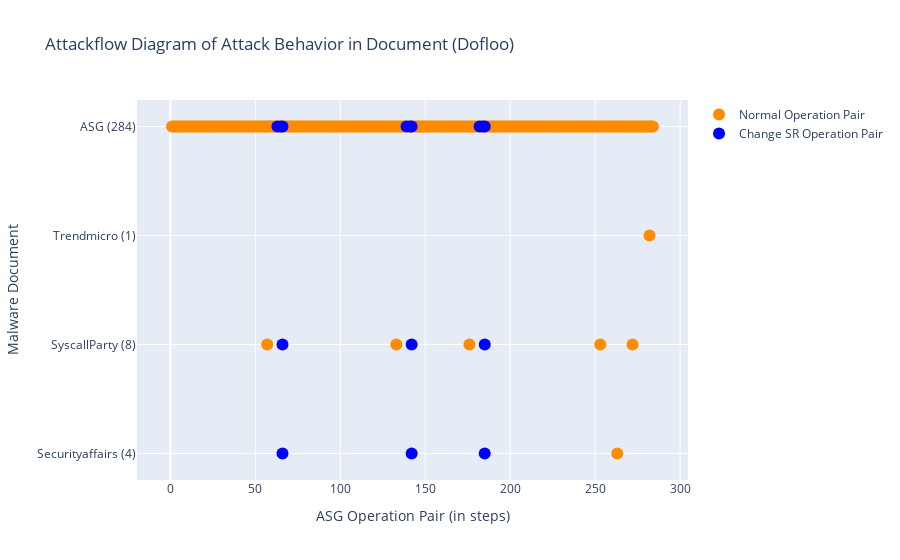

Notebook source saved alongside this figure:
### Markdown cell above
### Run Script: draw Lifecycle diagram
- 兩個 traces (legend) 一般的 OP 和 ChangeSys OP。分兩個顏色，不重疊。
- x: [a,a,a,a,b,b,b,c,c,c] 不同 report 的 step 可以放同一個 list，因為屬於同個 trace。

### Code cell
# import plotly.express as px
import plotly
import plotly.graph_objects as go

def symmetric_difference(list1: list, list2: list) -> list:
    ''' return list1 - list2. '''
    s = set(list2)
    temp3 = [x for x in list1 if x not in s]
    return temp3

def draw_lifecycle(fset:FamilySet):
    familname = fset.familyname
    # reportnames = [rem.reportname for rem in fset.rem_lst if len(rem.match_regex)]

    fig = go.Figure()
    x, y = [], []
    x_sys, y_sys = [], []
    for i, rem in enumerate(fset.rem_lst):
        if len(rem.ASGstep_order_index) == 0:
            continue

        numOfDot = len(rem.ASGstep_order_index)
        reportname = rem.reportname
        reportname = rem.reportname.split('.')[0]
        reportname = reportname.split('-')[1]
        if reportname == 'Ms':
            reportname = 'Microsoft'
        reportname += f' ({numOfDot})'
        x_sys.extend(rem.SysASGstep_order_index) # 改變系統設定檔的 OP (這個變數有問題!!!)
        y_sys.extend([reportname] * len(rem.SysASGstep_order_index))
        current_x_normal = symmetric_difference(rem.ASGstep_order_index, rem.SysASGstep_order_index) # 一般的/其餘的 OP
        # print(reportname, 'numOfDot', numOfDot, 'rem.ASGstep_order_index', rem.ASGstep_order_index)
        # print('x_normal', current_x_normal, 'x_sys', rem.SysASGstep_order_index)
        x.extend(current_x_normal)
        y.extend([reportname] * len(current_x_normal))
        pass
    # todo: add baseline's lifecycle
    num_allstep = len(set(fset.sample.step_list))
    rowname = f'ASG ({num_allstep})'
    current_x_system = fset.sample.ASGstep_sysOnly_ordered_index # fset.sample.OPset_sysOnly_ordered_index
    current_x_normal = symmetric_difference(list(range(num_allstep)), current_x_system) # all steps - sysobj steps
    # print(sorted(current_x_system)) # 只能放UPDATE的，OPEN/READ不能喔
    x_sys.extend(current_x_system)
    y_sys.extend([rowname] * len(current_x_system)) 
    x.extend(current_x_normal)
    y.extend([rowname] * len(current_x_normal))
    # print(rowname, len(fset.sample.OPset), len(current_x_system), len(current_x_normal))
    
    # normal OPs
    x = [idx+1 for idx in x] # add 1 to each asg index
    fig.add_trace(go.Scatter(
        x=x,
        y=y,
        marker=dict(color="darkorange", size=12),
        mode="markers",
        name="Normal Operation Pair",
    ))

    # changeSysObj OPs
    x_sys = x = [idx+1 for idx in x_sys]
    fig.add_trace(go.Scatter(
        x=x_sys,
        y=y_sys,
        marker=dict(color="blue", size=12),
        mode="markers",
        name="Change SR Operation Pair",
    ))

    fig.update_layout(title=f"Attackflow Diagram of Attack Behavior in Document ({familname})",
                    xaxis_title="ASG Operation Pair (in steps)",
                    yaxis_title="Malware Document")
    fig.show()

    if not os.path.exists("imgs"):
        os.mkdir("imgs")
    # fig.write_image(f"./imgs/{familname}_lifecycle.png")
    plotly.offline.plot(fig, filename=f"./imgs/{familname}_lifecycle.html", auto_open=False)
    pass

draw_lifecycle(fset)

### Figure 1 — Plotly figure (JSON) as saved in the notebook; plotly's stock layout.template omitted (floating-point values rounded to 4 significant figures; data arrays with more than 128 entries replaced by an {"elided": "..."} marker saying what was removed)
{"data": [{"marker": {"color": "darkorange", "size": 12}, "mode": "markers", "name": "Normal Operation Pair", "type": "scatter", "x": {"elided": "282 int values"}, "y": {"elided": "282 str values"}}, {"marker": {"color": "blue", "size": 12}, "mode": "markers", "name": "Change SR Operation Pair", "type": "scatter", "x": [66, 142, 185, 66, 142, 185, 63, 65, 66, 139, 141, 142, 182, 184, 185], "y": ["Securityaffairs (4)", "Securityaffairs (4)", "Securityaffairs (4)", "SyscallParty (8)", "SyscallParty (8)", "SyscallParty (8)", "ASG (284)", "ASG (284)", "ASG (284)", "ASG (284)", "ASG (284)", "ASG (284)", "ASG (284)", "ASG (284)", "ASG (284)"]}], "layout": {"title": {"text": "Attackflow Diagram of Attack Behavior in Document (Dofloo)"}, "xaxis": {"title": {"text": "ASG Operation Pair (in steps)"}}, "yaxis": {"title": {"text": "Malware Document"}}}}
